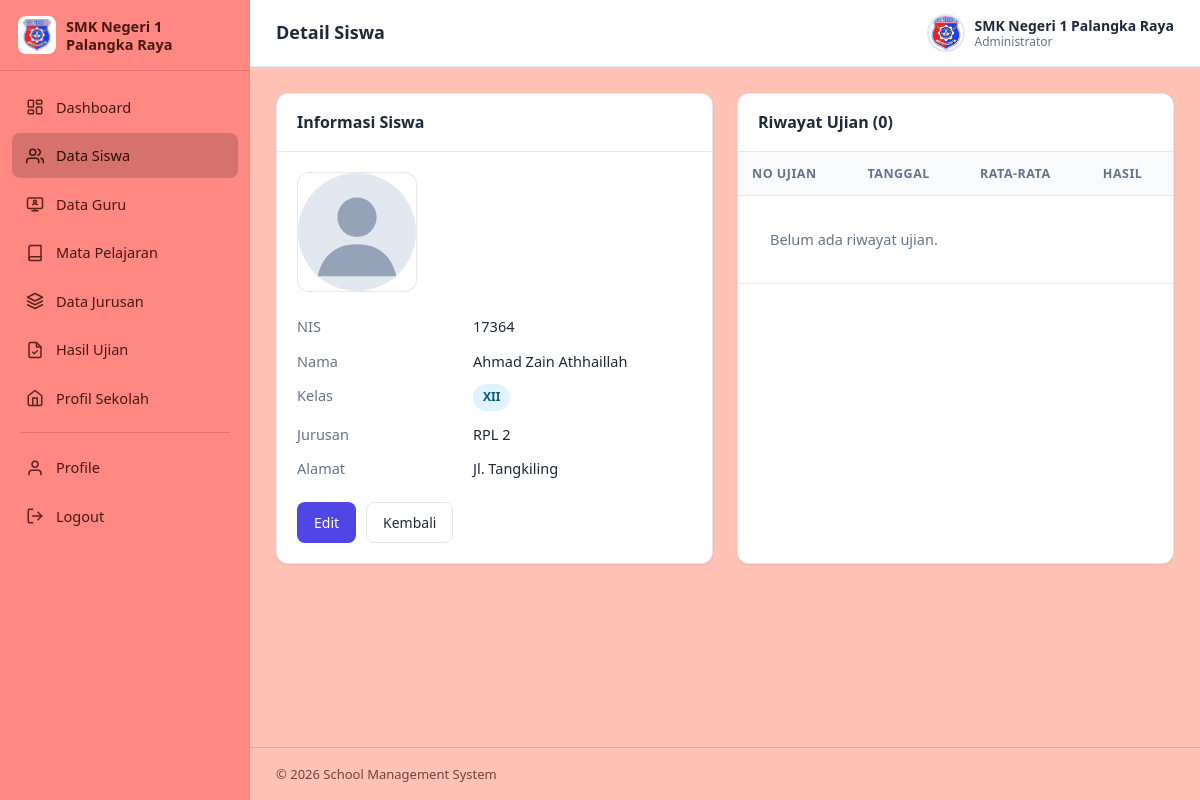
The app's page /web_sekolah/pages/siswa/detail.php?nis=17364 (signed in) with its own data.
### tables this page shows
CREATE TABLE `tbl_siswa` (
  `nis` char(6) NOT NULL,
  `nama` varchar(100) NOT NULL,
  `alamat` varchar(128) NOT NULL,
  `kelas` varchar(3) NOT NULL,
  `jurusan` varchar(50) NOT NULL,
  `foto` varchar(50) NOT NULL,
  PRIMARY KEY (`nis`)
);

### web_sekolah/includes/functions.php (called while the page is built, shortened)
<?php
function e(?string $s): string
{
    return htmlspecialchars((string)$s, ENT_QUOTES, 'UTF-8');
}
function foto_url(string $foto): string
{
    if ($foto && is_file(UPLOAD_DIR . $foto)) {
        return UPLOAD_URL . rawurlencode($foto);
    }
    return BASE_URL . '/assets/img/avatar.svg';
}

### web_sekolah/pages/siswa/detail.php (the view, shortened to what this page needs)
<?php
require_once __DIR__ . '/../../includes/functions.php';
$pdo = db();
$nis = trim($_GET['nis'] ?? '');
$stmt = $pdo->prepare('SELECT * FROM tbl_siswa WHERE nis = ?');
$stmt->execute([$nis]);
$s = $stmt->fetch();
$ujian = $pdo->prepare('SELECT * FROM tbl_ujian WHERE nis = ? ORDER BY tgl_ujian DESC');
$ujian->execute([$nis]);
$riwayat = $ujian->fetchAll();
include __DIR__ . '/../../includes/header.php';
?>
<div class="grid-2">
    <div class="card">
        <div class="card-header"><span class="card-title">Informasi Siswa</span></div>
        <div class="card-body">
            <img class="detail-photo" src="<?= foto_url($s['foto']) ?>" alt="Foto <?= e($s['nama']) ?>" style="margin-bottom:18px">
            <dl class="detail-grid">
                <dt>NIS</dt><dd><?= e($s['nis']) ?></dd>
                <dt>Nama</dt><dd><?= e($s['nama']) ?></dd>
                <dt>Kelas</dt><dd><span class="badge badge-info"><?= e($s['kelas']) ?></span></dd>
                <dt>Jurusan</dt><dd><?= e($s['jurusan']) ?></dd>
                <dt>Alamat</dt><dd><?= e($s['alamat']) ?></dd>
            </dl>
            <div class="form-actions">
                <a href="form.php?nis=<?= urlencode($s['nis']) ?>" class="btn btn-primary">Edit</a>
                <a href="index.php" class="btn btn-secondary">Kembali</a>
            </div>
        </div>
    </div>
    <div class="card">
        <div class="card-header"><span class="card-title">Riwayat Ujian (<?= count($riwayat) ?>)</span></div>
        <div class="table-wrap">
            <table class="data-table">
                <thead>
                    <tr><th>No Ujian</th><th>Tanggal</th><th>Rata-rata</th><th>Hasil</th></tr>
                </thead>
                <tbody>
                <?php if (!$riwayat): ?>
                    <tr><td colspan="4" class="table-empty">Belum ada riwayat ujian.</td></tr>
                <?php endif; ?>
                </tbody>
            </table>
        </div>
    </div>
</div>
<?php include __DIR__ . '/../../includes/footer.php'; ?>

### web_sekolah/assets/css/style.css (style rules this page uses)
:root { --primary: #4f46e5; --primary-dark: #4338ca; --primary-light: #eef2ff; --success: #16a34a; --success-light: #dcfce7; --danger: #dc2626; --danger-light: #fee2e2; --warning: #d97706; --warning-light: #fef3c7; --info: #0284c7; --info-light: #e0f2fe; --sidebar-bg: #ff8882; --sidebar-hover: rgba(0,0,0,.08); --sidebar-active: rgba(0,0,0,.16); --sidebar-text: #4a1712; --text: #1e293b; --text-muted: #64748b; --border: #e2e8f0; --bg: #ffc2b4; --card: #ffffff; --radius: 12px; --shadow: 0 1px 3px rgba(15, 23, 42, .08); --shadow-lg: 0 10px 25px rgba(15, 23, 42, .12); --sidebar-w: 250px; }
* { margin: 0; padding: 0; box-sizing: border-box; }
body { font-family: "Segoe UI", system-ui, -apple-system, Roboto, "Helvetica Neue", Arial, sans-serif; background: var(--bg); color: var(--text); font-size: 14.5px; line-height: 1.55; }
a { color: var(--primary); text-decoration: none; }
img { max-width: 100%; }
.card { background: var(--card); border: 1px solid var(--border); border-radius: var(--radius); box-shadow: var(--shadow); margin-bottom: 24px; }
.card-header { display: flex; align-items: center; justify-content: space-between; flex-wrap: wrap; gap: 10px; padding: 16px 20px; border-bottom: 1px solid var(--border); }
.card-title { font-size: 16px; font-weight: 600; }
.card-body { padding: 20px; }
.grid-2 { display: grid; grid-template-columns: 1fr 1fr; gap: 24px; }
.table-wrap { overflow-x: auto; }
table.data-table { width: 100%; border-collapse: collapse; }
.data-table th, .data-table td { padding: 12px 14px; text-align: left; border-bottom: 1px solid var(--border); white-space: nowrap; }
.data-table th { background: #f8fafc; font-size: 12.5px; text-transform: uppercase; letter-spacing: .04em; color: var(--text-muted); font-weight: 600; }
.table-empty { text-align: center; color: var(--text-muted); padding: 32px !important; }
.btn { display: inline-flex; align-items: center; gap: 7px; padding: 9px 16px; border: 1px solid transparent; border-radius: 8px; font-size: 14px; font-weight: 500; cursor: pointer; transition: background .15s, border .15s; white-space: nowrap; }
.btn-primary { background: var(--primary); color: #fff; }
.btn-secondary { background: #fff; color: var(--text); border-color: var(--border); }
.form-actions { display: flex; gap: 10px; margin-top: 22px; }
.badge { display: inline-block; padding: 4px 10px; border-radius: 999px; font-size: 12px; font-weight: 600; }
.badge-info { background: var(--info-light); color: #075985; }
.detail-grid { display: grid; grid-template-columns: 160px 1fr; row-gap: 12px; column-gap: 16px; }
.detail-grid dt { color: var(--text-muted); font-weight: 500; }
.detail-grid dd { font-weight: 500; }
.detail-photo { width: 120px; height: 120px; border-radius: 12px; object-fit: cover; border: 1px solid var(--border); }

### records on screen
tbl_siswa: nis "17364", nama "Ahmad Zain Athhaillah", kelas "XII", jurusan "RPL 2", alamat "Jl. Tangkiling"

### other values on screen
$page_title "Detail Siswa"
$_tbUser['nama'] "SMK Negeri 1 Palangka Raya"
$_tbUser['jabatan'] "Administrator"
count($riwayat) "0"
APP_NAME "School Management System"
